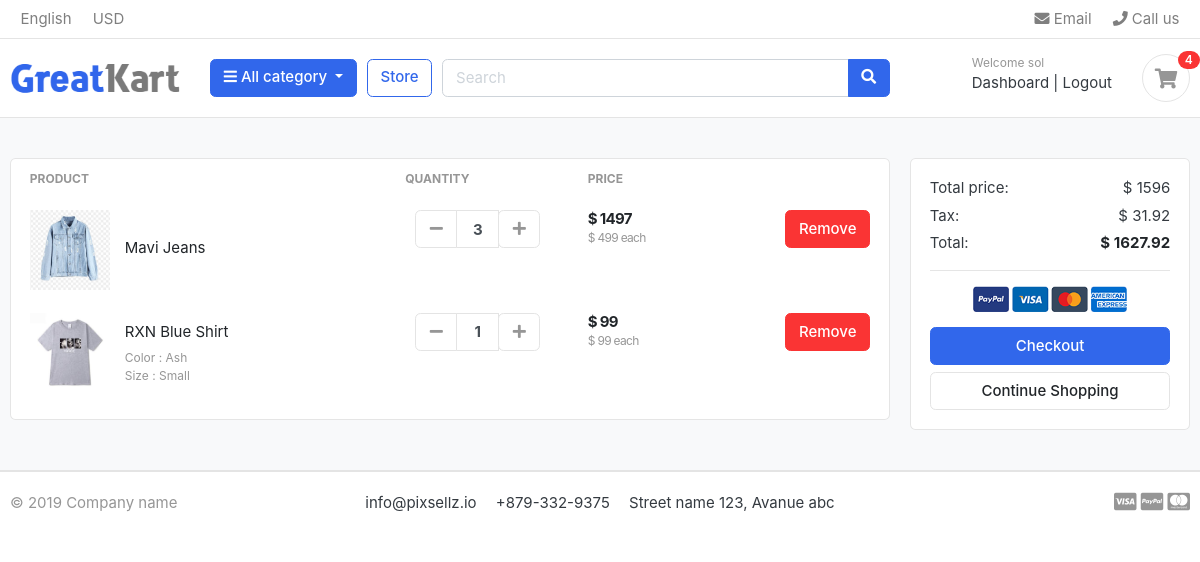
/cart/ (signed in), run on an earlier commit of the app's database.
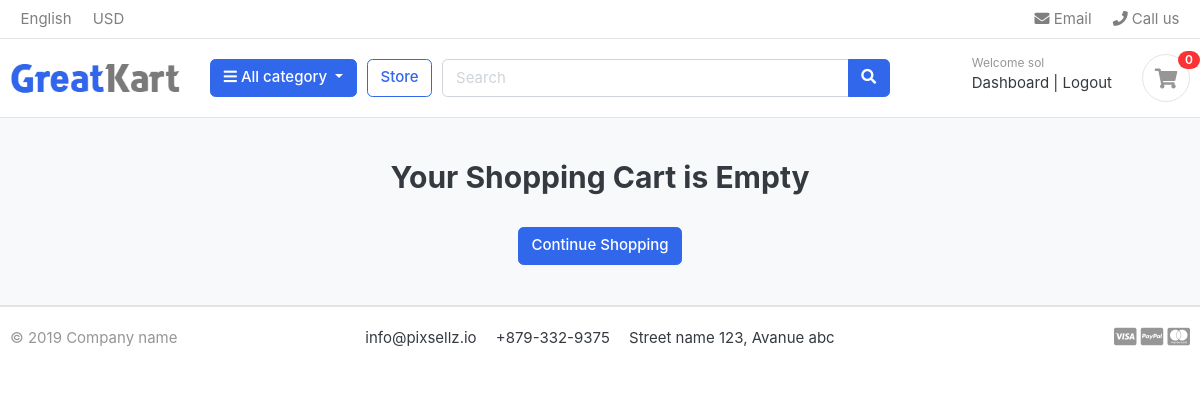
And on a later commit of the database.
### carts/models.py (models this page shows, shortened)
class CartItem(models.Model):
    user = models.ForeignKey(Account, on_delete=models.CASCADE, null=True) # 236b We will import the Account model at the top.
    product = models.ForeignKey(Product, on_delete=models.CASCADE)
    variations = models.ManyToManyField(Variation, blank=True)
    cart = models.ForeignKey(Cart, on_delete=models.CASCADE, null=True) # 237 Here we add the 'null = True' argument then we run migrations "python manage.py makemigrations", "python manage.py migrate". Next we will go to the login() function of the views.py # 238 file in the accounts app
    quantity = models.IntegerField()
    is_active = models.BooleanField(default=True)
    def sub_total(self):
        return self.product.price * self.quantity

### store/models.py (models this page shows, shortened)
class Product(models.Model):
    product_name = models.CharField(max_length=200, unique=True)
    slug = models.SlugField(max_length=200, unique=True)
    description = models.TextField(max_length=500, blank=True)
    price = models.IntegerField()
    images = models.ImageField(upload_to='photos/products',)
    stock = models.IntegerField()
    is_available = models.BooleanField(default=True)
    category = models.ForeignKey(category, on_delete=models.CASCADE)
    created_date = models.DateTimeField(auto_now_add=True)
    modified_date = models.DateTimeField(auto_now_add=True)
    def get_url(self):
        return reverse('product_detail', args=[self.category.slug, self.slug])

class Variation(models.Model):
    product = models.ForeignKey(Product, on_delete=models.CASCADE)
    variation_category = models.CharField(max_length=100, choices=variation_category_choice)
    variation_value = models.CharField(max_length=100)
    is_active = models.BooleanField(default = True)
    created_date = models.DateTimeField(auto_now = True)
    objects = VariationManager()

### carts/views.py (the view, shortened to what this page needs)
# urls.py: path('cart/', include('carts.urls')),
def cart(request, total=0, quantity=0, cart_items = None):
    try:
        tax = 0
        grand_total = 0
        if request.user.is_authenticated: # 245b
            cart_items = CartItem.objects.filter(user=request.user, is_active = True) # 245c
        for cart_item in cart_items:
            total += (cart_item.product.price * cart_item.quantity)
            quantity += cart_item.quantity
        tax = (2 * total)/100
        grand_total = total + tax
    except ObjectDoesNotExist:
        pass
    context = {
        'total' : total,
        'quantity' : quantity,
        'cart_items' : cart_items,
        'tax' : tax,
        'grand_total' : grand_total
    }
    return render(request, 'store/cart.html', context)

### carts/views.py (called while the page is built)
def _cart_id(request):
    cart = request.session.session_key
    if not cart:
        cart = request.session.create()
    return cart

### catigory/context_processors.py (called while the page is built)
def menu_links(request):
    links = category.objects.all()
    return dict(links = links)

### catigory/models.py (called while the page is built)
    def get_url(self):
        return reverse('products_by_category', args=[self.slug])

### templates/store/cart.html (shortened to what the changed rows need)
    {% extends 'base.html' %}
    {% load static %}
    {% block content %}
    <section class="section-content padding-y bg">
        <div class="container">
    {% if not cart_items %}
    <h2 class="text-center">Your Shopping Cart is Empty</h2>
    <br>
    <div class="text-center">
        <a href="{% url 'store' %}" class="btn btn-primary">Continue Shopping</a>
    </div>
    {% else %}
        <div class="row">
            <aside class="col-lg-9">
        <div class="card">
        <table class="table table-borderless table-shopping-cart">
        <thead class="text-muted">
        <tr class="small text-uppercase">
          <th scope="col">Product</th>
          <th scope="col" width="120">Quantity</th>
          <th scope="col" width="120">Price</th>
          <th scope="col" class="text-right" width="200"> </th>
        </tr>
        </thead>
        <tbody>
        {% for cart_item in cart_items %}
        <tr>
            <td>
                <figure class="itemside align-items-center">
                    <div class="aside"><img src="{{ cart_item.product.images.url }}" class="img-sm"></div>
                    <figcaption class="info">
                        <a href="{{ cart_item.product.get_url }}" class="title text-dark">{{ cart_item.product.product_name }}</a>
                        {% if cart_item.variations.all %}
                          {% for item in cart_item.variations.all %}
                        <p class="text-muted small">{{item.variation_category | capfirst}} : {{item.variation_value | capfirst}}<br></p>
                          {% endfor %}
                        {% endif %}
                    </figcaption>
                </figure>
            </td>
            <td>
                            <div class="col">
                                <div class="input-group input-spinner">
                                    <div class="input-group-prepend">
                                    <a href="{% url 'remove_cart' cart_item.product.id cart_item.id %}" class="btn btn-light" type="button" id="button-plus"> <i class="fa fa-minus"></i> </a>
                                    </div>
                                    <input type="text" class="form-control"  value="{{ cart_item.quantity }}">
                                    <div class="input-group-append">
                                <form action="{% url 'add_cart' cart_item.product.id %}" method="POST">
                                      <button class="btn btn-light" type="submit" id="button-minus"> <i class="fa fa-plus"></i> </button>
                                </form>
                                    </div>
                                </div>
                            </div>
            </td>
            <td>
                <div class="price-wrap">
                    <var class="price">$ {{ cart_item.sub_total }}</var>
                    <small class="text-muted"> $ {{ cart_item.product.price }} each </small>
                </div>
            </td>
            <td class="text-right">
            <a href="{% url 'remove_cart_item' cart_item.product.id cart_item.id %}" onclick="return confirm('Are you sure you want to delete this item?')" class="btn btn-danger"> Remove</a>
            </td>
        </tr>
        {% endfor %}
        </tbody>
        </table>
        </div>
            </aside>
            <aside class="col-lg-3">
                <div class="card">
                <div class="card-body">
                    <dl class="dlist-align">
                      <dt>Total price:</dt>
                      <dd class="text-right">$ {{ total }}</dd>
                    </dl>
                    <dl class="dlist-align">
                      <dt>Tax:</dt>
                      <dd class="text-right"> $ {{ tax }} </dd>
                    </dl>
                    <dl class="dlist-align">
                      <dt>Total:</dt>
                      <dd class="text-right text-dark b"><strong>$ {{ grand_total }}</strong></dd>
                    </dl>
                    <hr>
                    <p class="text-center mb-3">
                        <img src="{% static './images/misc/payments.png' %}" height="26">
                    </p>
                    <a href="{% url 'checkout' %}" class="btn btn-primary btn-block"> Checkout </a>
                    <a href="{% url 'store' %}" class="btn btn-light btn-block">Continue Shopping</a>
                </div>
                </div>
        </aside>
        </div>
        {% endif %}
        </div>
        </section>
    {% endblock %}

### templates/includes/navbar.html (shortened to what this page needs)
{% load static %}
<header class="section-header">
    <nav class="navbar p-md-0 navbar-expand-sm navbar-light border-bottom">
    <div class="container">
      <div class="collapse navbar-collapse" id="navbarTop4">
        <ul class="navbar-nav mr-auto">
            <li class="nav-item dropdown">
                 <a href="#" class="nav-link">   English </a>
            </li>
            <li class="nav-item dropdown">
                <a href="#" class="nav-link"> USD </a>
            </li>
        </ul>
        <ul class="navbar-nav">
            <li><a href="#" class="nav-link"> <i class="fa fa-envelope"></i> Email </a></li>
            <li><a href="#" class="nav-link"> <i class="fa fa-phone"></i> Call us </a></li>
        </ul>
      </div>
    </div>
    </nav>
    <section class="header-main border-bottom">
        <div class="container">
    <div class="row align-items-center">
        <div class="col-lg-2 col-md-3 col-6">
            <a href="{% url 'home' %}" class="brand-wrap">
                <img class="logo" src="{% static './images/logo.png' %}">
            </a>
        </div>
        <div class="col-lg col-sm col-md col-6 flex-grow-0">
            <div class="category-wrap dropdown d-inline-block float-right">
                <button type="button" class="btn btn-primary dropdown-toggle" data-toggle="dropdown">
                    <i class="fa fa-bars"></i> All category
                </button>
            </div>
        </div>
        <a href="{% url 'store' %}" class="btn btn-outline-primary">Store</a>
        <div class="col-lg  col-md-6 col-sm-12 col">
            <form action="{% url 'search' %}" class="search" method="GET">
                <div class="input-group w-100">
                    <input type="text" class="form-control" style="width:60%;" placeholder="Search" name="keyword">
                    <div class="input-group-append">
                      <button class="btn btn-primary" type="submit">
                        <i class="fa fa-search"></i>
                      </button>
                    </div>
                </div>
            </form>
        </div>
        <div class="col-lg-3 col-sm-6 col-8 order-2 order-lg-3">
                    <div class="d-flex justify-content-end mb-3 mb-lg-0">
                        {% if user.id is not None %}
                        <div class="widget-header">
                            <small class="title text-muted">Welcome {{user.first_name}}</small>
                            <div>
                                <a href="{% url 'dashboard' %}">Dashboard</a> <span class="dark-transp"> | </span>
                                <a href="{% url 'logout' %}"> Logout</a>
                            </div>
                        </div>
                        {% endif %}
                        <a href="{% url 'cart' %}" class="widget-header pl-3 ml-3">
                            <div class="icon icon-sm rounded-circle border"><i class="fa fa-shopping-cart"></i></div>
                            <span class="badge badge-pill badge-danger notify">{{ cart_count }}</span>
                        </a>
                    </div>
                </div>
    </div>
        </div>
    </section>
    </header>

What changed in the data, as far as the page shows it:
removed CartItem: product.images (picture), product.product_name "Mavi Jeans", quantity "3", sub_total "1497", product.price "499"
removed CartItem: product.images (picture), product.product_name "RXN Blue Shirt", quantity "1", sub_total "99", product.price "99"
no longer on this page (row unchanged): Variation: variation_category "Color", variation_value "Ash"
no longer on this page (row unchanged): Variation: variation_category "Size", variation_value "Small"
Also different on the page:
{{ cart_count }}: "4" → "0"
{{ total }}: "1596" → (not shown)
{{ tax }}: "31.92" → (not shown)
{{ grand_total }}: "1627.92" → (not shown)
text no longer shown: "PRODUCT QUANTITY PRICE Total price: $ Tax: $ Total: $ Checkout"
text now shown: "Your Shopping Cart is Empty"
